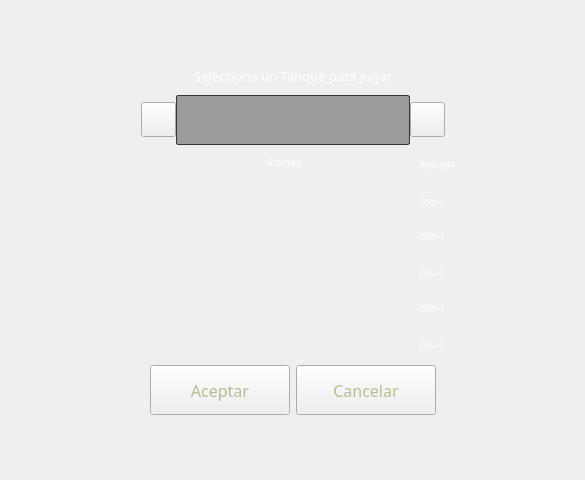
<?xml version="1.0" encoding="UTF-8"?>
<ui version="4.0">
 <class>FormTankSelector</class>
 <widget class="QWidget" name="FormTankSelector">
  <property name="geometry">
   <rect>
    <x>0</x>
    <y>0</y>
    <width>585</width>
    <height>480</height>
   </rect>
  </property>
  <property name="windowTitle">
   <string>Form</string>
  </property>
  <property name="styleSheet">
   <string notr="true">QWidget:disabled{
	color: rgb(120, 120,120);
}
QPushButton:disabled{
	border-image: url(:/stylesheet/button_disabled.png);
}
QLabel, QPushButton, QTreeView{
	color: rgb(255, 255, 255);
}
#widget{
	border-image: url(:/dialog/dialog_2.png);
}
/*PushButton*/
QPushButton{
	color: rgb(180, 188, 142);
	border-image: url(:/stylesheet/button.png);
}
QPushButton:hover, QPushButton:focus{	
	color: rgb(255, 255, 255);	
	border-image: url(:/stylesheet/button_hover.png);
}
QPushButton:pressed{
	padding-top: 2px;
	border-image: url(:/stylesheet/button_pressed.png);
}

QToolTip {
    border: 2px solid black;
    border-radius: 3px;
	color: white;
	background-color: black;
    opacity: 230;
	font: 8pt &quot;Revue BT&quot;;
}

/*Tanks preview*/
#widget_2 QPushButton{
	color:none;
	border-image: none;
	border: 2px solid rgb(100, 100, 100);
	border-radius: 2px;
	background-color: rgba(255, 255, 255, 5);
}

#widget_2 QPushButton:hover,#widget_2 QPushButton:focus{
	color:none;
	border-image: none;
	border: 2px solid rgb(200, 200, 200);
	border-radius: 2px;
	background-color: rgba(255, 255, 255, 5);
}

#widget_2 QPushButton:pressed{
	color:none;
	border-image: none;
	border: 2px solid rgb(150, 150, 150);
	border-radius: 2px;
	background-color: rgba(255, 255, 255, 10);
	padding: 0px;
}

/*Frames*/
#widget_2 {
	border: 1px solid rgb(54, 54, 54);
	border-radius: 2px;
	background-color: rgba(0, 0, 0, 90);
}

/*small buttons*/
#_pb_left,
#_pb_right {
	color: rgb(180, 188, 142);
	border-image: url(:/stylesheet/small_button.png);
}
#_pb_left:disabled,
#_pb_right:disabled {
	border-image: url(:/stylesheet/small_button_disabled.png);
}
#_pb_left:hover, #_pb_left:focus,
#_pb_right:hover, #_pb_right:focus {	
	color: rgb(255, 255, 255);	
	border-image: url(:/stylesheet/small_button_hover.png);
}
#_pb_left:pressed,
#_pb_right:pressed {
	padding-top: 2px;
	border-image: url(:/stylesheet/small_button_pressed.png);
}</string>
  </property>
  <layout class="QGridLayout" name="gridLayout">
   <item row="0" column="1">
    <spacer name="verticalSpacer_2">
     <property name="orientation">
      <enum>Qt::Vertical</enum>
     </property>
     <property name="sizeHint" stdset="0">
      <size>
       <width>20</width>
       <height>40</height>
      </size>
     </property>
    </spacer>
   </item>
   <item row="1" column="0">
    <spacer name="horizontalSpacer_7">
     <property name="orientation">
      <enum>Qt::Horizontal</enum>
     </property>
     <property name="sizeHint" stdset="0">
      <size>
       <width>40</width>
       <height>20</height>
      </size>
     </property>
    </spacer>
   </item>
   <item row="1" column="2">
    <spacer name="horizontalSpacer_8">
     <property name="orientation">
      <enum>Qt::Horizontal</enum>
     </property>
     <property name="sizeHint" stdset="0">
      <size>
       <width>40</width>
       <height>20</height>
      </size>
     </property>
    </spacer>
   </item>
   <item row="2" column="1">
    <spacer name="verticalSpacer_3">
     <property name="orientation">
      <enum>Qt::Vertical</enum>
     </property>
     <property name="sizeHint" stdset="0">
      <size>
       <width>20</width>
       <height>40</height>
      </size>
     </property>
    </spacer>
   </item>
   <item row="1" column="1">
    <widget class="QWidget" name="widget" native="true">
     <property name="minimumSize">
      <size>
       <width>460</width>
       <height>450</height>
      </size>
     </property>
     <property name="styleSheet">
      <string notr="true"/>
     </property>
     <layout class="QVBoxLayout" name="verticalLayout_2">
      <property name="spacing">
       <number>0</number>
      </property>
      <property name="leftMargin">
       <number>30</number>
      </property>
      <property name="topMargin">
       <number>42</number>
      </property>
      <property name="rightMargin">
       <number>30</number>
      </property>
      <property name="bottomMargin">
       <number>50</number>
      </property>
      <item>
       <widget class="QLabel" name="label">
        <property name="font">
         <font>
          <family>Revue BT</family>
          <pointsize>10</pointsize>
         </font>
        </property>
        <property name="text">
         <string>Selecciona un Tanque para jugar</string>
        </property>
        <property name="alignment">
         <set>Qt::AlignCenter</set>
        </property>
       </widget>
      </item>
      <item>
       <layout class="QHBoxLayout" name="horizontalLayout_7">
        <item>
         <spacer name="horizontalSpacer_5">
          <property name="orientation">
           <enum>Qt::Horizontal</enum>
          </property>
          <property name="sizeHint" stdset="0">
           <size>
            <width>40</width>
            <height>20</height>
           </size>
          </property>
         </spacer>
        </item>
        <item>
         <widget class="QPushButton" name="_pb_left">
          <property name="minimumSize">
           <size>
            <width>35</width>
            <height>35</height>
           </size>
          </property>
          <property name="maximumSize">
           <size>
            <width>35</width>
            <height>35</height>
           </size>
          </property>
          <property name="text">
           <string/>
          </property>
          <property name="icon">
           <iconset resource="../resources/resources.qrc">
            <normaloff>:/stylesheet/left.png</normaloff>:/stylesheet/left.png</iconset>
          </property>
          <property name="iconSize">
           <size>
            <width>15</width>
            <height>15</height>
           </size>
          </property>
         </widget>
        </item>
        <item>
         <widget class="QWidget" name="widget_2" native="true">
          <property name="minimumSize">
           <size>
            <width>234</width>
            <height>50</height>
           </size>
          </property>
          <property name="maximumSize">
           <size>
            <width>234</width>
            <height>50</height>
           </size>
          </property>
          <layout class="QHBoxLayout" name="horizontalLayout">
           <property name="leftMargin">
            <number>5</number>
           </property>
           <property name="topMargin">
            <number>0</number>
           </property>
           <property name="rightMargin">
            <number>5</number>
           </property>
           <property name="bottomMargin">
            <number>0</number>
           </property>
          </layout>
         </widget>
        </item>
        <item>
         <widget class="QPushButton" name="_pb_right">
          <property name="minimumSize">
           <size>
            <width>35</width>
            <height>35</height>
           </size>
          </property>
          <property name="maximumSize">
           <size>
            <width>35</width>
            <height>35</height>
           </size>
          </property>
          <property name="text">
           <string/>
          </property>
          <property name="icon">
           <iconset resource="../resources/resources.qrc">
            <normaloff>:/stylesheet/right.png</normaloff>:/stylesheet/right.png</iconset>
          </property>
          <property name="iconSize">
           <size>
            <width>15</width>
            <height>15</height>
           </size>
          </property>
         </widget>
        </item>
        <item>
         <spacer name="horizontalSpacer_6">
          <property name="orientation">
           <enum>Qt::Horizontal</enum>
          </property>
          <property name="sizeHint" stdset="0">
           <size>
            <width>40</width>
            <height>20</height>
           </size>
          </property>
         </spacer>
        </item>
       </layout>
      </item>
      <item>
       <layout class="QHBoxLayout" name="horizontalLayout_4">
        <item>
         <widget class="QWidget" name="widget_3" native="true">
          <property name="minimumSize">
           <size>
            <width>368</width>
            <height>220</height>
           </size>
          </property>
          <property name="maximumSize">
           <size>
            <width>368</width>
            <height>220</height>
           </size>
          </property>
          <widget class="QLabel" name="_l_preview_tank">
           <property name="geometry">
            <rect>
             <x>10</x>
             <y>20</y>
             <width>68</width>
             <height>68</height>
            </rect>
           </property>
           <property name="text">
            <string/>
           </property>
           <property name="scaledContents">
            <bool>true</bool>
           </property>
          </widget>
          <widget class="QLabel" name="_l_preview_skill_1">
           <property name="geometry">
            <rect>
             <x>90</x>
             <y>38</y>
             <width>48</width>
             <height>48</height>
            </rect>
           </property>
           <property name="text">
            <string/>
           </property>
           <property name="scaledContents">
            <bool>true</bool>
           </property>
          </widget>
          <widget class="QLabel" name="_l_preview_skill_2">
           <property name="geometry">
            <rect>
             <x>149</x>
             <y>38</y>
             <width>48</width>
             <height>48</height>
            </rect>
           </property>
           <property name="text">
            <string/>
           </property>
           <property name="scaledContents">
            <bool>true</bool>
           </property>
          </widget>
          <widget class="QLabel" name="_l_preview_skill_3">
           <property name="geometry">
            <rect>
             <x>208</x>
             <y>38</y>
             <width>48</width>
             <height>48</height>
            </rect>
           </property>
           <property name="text">
            <string/>
           </property>
           <property name="scaledContents">
            <bool>true</bool>
           </property>
          </widget>
          <widget class="QLabel" name="_l_name_tank">
           <property name="geometry">
            <rect>
             <x>94</x>
             <y>4</y>
             <width>161</width>
             <height>25</height>
            </rect>
           </property>
           <property name="font">
            <font>
             <family>Revue BT</family>
             <pointsize>8</pointsize>
            </font>
           </property>
           <property name="text">
            <string>Arenas</string>
           </property>
           <property name="alignment">
            <set>Qt::AlignCenter</set>
           </property>
          </widget>
          <widget class="QLabel" name="_l_foreground">
           <property name="enabled">
            <bool>true</bool>
           </property>
           <property name="geometry">
            <rect>
             <x>0</x>
             <y>0</y>
             <width>368</width>
             <height>220</height>
            </rect>
           </property>
           <property name="mouseTracking">
            <bool>true</bool>
           </property>
           <property name="text">
            <string/>
           </property>
           <property name="pixmap">
            <pixmap resource="../resources/resources.qrc">:/stylesheet/foreground_tank_selector.png</pixmap>
           </property>
          </widget>
          <widget class="QLabel" name="_l_1">
           <property name="geometry">
            <rect>
             <x>280</x>
             <y>8</y>
             <width>23</width>
             <height>23</height>
            </rect>
           </property>
           <property name="minimumSize">
            <size>
             <width>23</width>
             <height>23</height>
            </size>
           </property>
           <property name="maximumSize">
            <size>
             <width>23</width>
             <height>23</height>
            </size>
           </property>
           <property name="text">
            <string/>
           </property>
           <property name="pixmap">
            <pixmap resource="../resources/resources.qrc">:/icons/live.png</pixmap>
           </property>
           <property name="scaledContents">
            <bool>true</bool>
           </property>
          </widget>
          <widget class="QLabel" name="_l_2">
           <property name="geometry">
            <rect>
             <x>280</x>
             <y>45</y>
             <width>23</width>
             <height>23</height>
            </rect>
           </property>
           <property name="minimumSize">
            <size>
             <width>23</width>
             <height>23</height>
            </size>
           </property>
           <property name="maximumSize">
            <size>
             <width>23</width>
             <height>23</height>
            </size>
           </property>
           <property name="text">
            <string/>
           </property>
           <property name="pixmap">
            <pixmap resource="../resources/resources.qrc">:/icons/mana.png</pixmap>
           </property>
           <property name="scaledContents">
            <bool>true</bool>
           </property>
          </widget>
          <widget class="QLabel" name="_l_5">
           <property name="geometry">
            <rect>
             <x>280</x>
             <y>152</y>
             <width>23</width>
             <height>23</height>
            </rect>
           </property>
           <property name="minimumSize">
            <size>
             <width>23</width>
             <height>23</height>
            </size>
           </property>
           <property name="maximumSize">
            <size>
             <width>23</width>
             <height>23</height>
            </size>
           </property>
           <property name="text">
            <string/>
           </property>
           <property name="pixmap">
            <pixmap resource="../resources/resources.qrc">:/icons/armor.png</pixmap>
           </property>
           <property name="scaledContents">
            <bool>true</bool>
           </property>
          </widget>
          <widget class="QLabel" name="_l_6">
           <property name="geometry">
            <rect>
             <x>280</x>
             <y>188</y>
             <width>23</width>
             <height>23</height>
            </rect>
           </property>
           <property name="minimumSize">
            <size>
             <width>23</width>
             <height>23</height>
            </size>
           </property>
           <property name="maximumSize">
            <size>
             <width>23</width>
             <height>23</height>
            </size>
           </property>
           <property name="text">
            <string/>
           </property>
           <property name="pixmap">
            <pixmap resource="../resources/resources.qrc">:/icons/speed.png</pixmap>
           </property>
           <property name="scaledContents">
            <bool>true</bool>
           </property>
          </widget>
          <widget class="QLabel" name="_l_3">
           <property name="geometry">
            <rect>
             <x>280</x>
             <y>80</y>
             <width>23</width>
             <height>23</height>
            </rect>
           </property>
           <property name="minimumSize">
            <size>
             <width>23</width>
             <height>23</height>
            </size>
           </property>
           <property name="maximumSize">
            <size>
             <width>23</width>
             <height>23</height>
            </size>
           </property>
           <property name="text">
            <string/>
           </property>
           <property name="pixmap">
            <pixmap resource="../resources/resources.qrc">:/icons/live_regeneration.png</pixmap>
           </property>
           <property name="scaledContents">
            <bool>true</bool>
           </property>
          </widget>
          <widget class="QLabel" name="_l_4">
           <property name="geometry">
            <rect>
             <x>280</x>
             <y>116</y>
             <width>23</width>
             <height>23</height>
            </rect>
           </property>
           <property name="minimumSize">
            <size>
             <width>23</width>
             <height>23</height>
            </size>
           </property>
           <property name="maximumSize">
            <size>
             <width>23</width>
             <height>23</height>
            </size>
           </property>
           <property name="text">
            <string/>
           </property>
           <property name="pixmap">
            <pixmap resource="../resources/resources.qrc">:/icons/mana_regeneration.png</pixmap>
           </property>
           <property name="scaledContents">
            <bool>true</bool>
           </property>
          </widget>
          <widget class="QLabel" name="_l_live">
           <property name="geometry">
            <rect>
             <x>310</x>
             <y>12</y>
             <width>50</width>
             <height>16</height>
            </rect>
           </property>
           <property name="minimumSize">
            <size>
             <width>50</width>
             <height>16</height>
            </size>
           </property>
           <property name="maximumSize">
            <size>
             <width>44</width>
             <height>16</height>
            </size>
           </property>
           <property name="font">
            <font>
             <family>Revue BT</family>
             <pointsize>7</pointsize>
            </font>
           </property>
           <property name="text">
            <string>999+999</string>
           </property>
           <property name="alignment">
            <set>Qt::AlignLeading|Qt::AlignLeft|Qt::AlignVCenter</set>
           </property>
          </widget>
          <widget class="QLabel" name="_l_mana">
           <property name="geometry">
            <rect>
             <x>310</x>
             <y>49</y>
             <width>50</width>
             <height>16</height>
            </rect>
           </property>
           <property name="minimumSize">
            <size>
             <width>50</width>
             <height>16</height>
            </size>
           </property>
           <property name="maximumSize">
            <size>
             <width>44</width>
             <height>16</height>
            </size>
           </property>
           <property name="font">
            <font>
             <family>Revue BT</family>
             <pointsize>7</pointsize>
            </font>
           </property>
           <property name="text">
            <string>200+1</string>
           </property>
           <property name="alignment">
            <set>Qt::AlignLeading|Qt::AlignLeft|Qt::AlignVCenter</set>
           </property>
          </widget>
          <widget class="QLabel" name="_l_live_regeneration">
           <property name="geometry">
            <rect>
             <x>310</x>
             <y>83</y>
             <width>50</width>
             <height>16</height>
            </rect>
           </property>
           <property name="minimumSize">
            <size>
             <width>50</width>
             <height>16</height>
            </size>
           </property>
           <property name="maximumSize">
            <size>
             <width>44</width>
             <height>16</height>
            </size>
           </property>
           <property name="font">
            <font>
             <family>Revue BT</family>
             <pointsize>7</pointsize>
            </font>
           </property>
           <property name="text">
            <string>200+1</string>
           </property>
           <property name="alignment">
            <set>Qt::AlignLeading|Qt::AlignLeft|Qt::AlignVCenter</set>
           </property>
          </widget>
          <widget class="QLabel" name="_l_mana_regeneration">
           <property name="geometry">
            <rect>
             <x>310</x>
             <y>120</y>
             <width>50</width>
             <height>16</height>
            </rect>
           </property>
           <property name="minimumSize">
            <size>
             <width>50</width>
             <height>16</height>
            </size>
           </property>
           <property name="maximumSize">
            <size>
             <width>44</width>
             <height>16</height>
            </size>
           </property>
           <property name="font">
            <font>
             <family>Revue BT</family>
             <pointsize>7</pointsize>
            </font>
           </property>
           <property name="text">
            <string>200+1</string>
           </property>
           <property name="alignment">
            <set>Qt::AlignLeading|Qt::AlignLeft|Qt::AlignVCenter</set>
           </property>
          </widget>
          <widget class="QLabel" name="_l_armor">
           <property name="geometry">
            <rect>
             <x>310</x>
             <y>155</y>
             <width>50</width>
             <height>16</height>
            </rect>
           </property>
           <property name="minimumSize">
            <size>
             <width>50</width>
             <height>16</height>
            </size>
           </property>
           <property name="maximumSize">
            <size>
             <width>44</width>
             <height>16</height>
            </size>
           </property>
           <property name="font">
            <font>
             <family>Revue BT</family>
             <pointsize>7</pointsize>
            </font>
           </property>
           <property name="text">
            <string>200+1</string>
           </property>
           <property name="alignment">
            <set>Qt::AlignLeading|Qt::AlignLeft|Qt::AlignVCenter</set>
           </property>
          </widget>
          <widget class="QLabel" name="_l_speed">
           <property name="geometry">
            <rect>
             <x>310</x>
             <y>192</y>
             <width>50</width>
             <height>16</height>
            </rect>
           </property>
           <property name="minimumSize">
            <size>
             <width>50</width>
             <height>16</height>
            </size>
           </property>
           <property name="maximumSize">
            <size>
             <width>44</width>
             <height>16</height>
            </size>
           </property>
           <property name="font">
            <font>
             <family>Revue BT</family>
             <pointsize>7</pointsize>
            </font>
           </property>
           <property name="text">
            <string>200+1</string>
           </property>
           <property name="alignment">
            <set>Qt::AlignLeading|Qt::AlignLeft|Qt::AlignVCenter</set>
           </property>
          </widget>
          <widget class="QLabel" name="_l_background">
           <property name="enabled">
            <bool>true</bool>
           </property>
           <property name="geometry">
            <rect>
             <x>0</x>
             <y>0</y>
             <width>368</width>
             <height>220</height>
            </rect>
           </property>
           <property name="text">
            <string/>
           </property>
           <property name="pixmap">
            <pixmap resource="../resources/resources.qrc">:/stylesheet/background_tank_selector.png</pixmap>
           </property>
          </widget>
          <widget class="QLabel" name="_l_information">
           <property name="geometry">
            <rect>
             <x>19</x>
             <y>100</y>
             <width>241</width>
             <height>111</height>
            </rect>
           </property>
           <property name="font">
            <font>
             <family>Revue BT</family>
             <pointsize>7</pointsize>
            </font>
           </property>
           <property name="styleSheet">
            <string notr="true">padding-top: 2px;
padding-left: 2px;
padding-right: 2px;</string>
           </property>
           <property name="text">
            <string/>
           </property>
           <property name="alignment">
            <set>Qt::AlignLeading|Qt::AlignLeft|Qt::AlignTop</set>
           </property>
           <property name="wordWrap">
            <bool>true</bool>
           </property>
          </widget>
          <widget class="QLabel" name="_l_foreground_skill_3">
           <property name="geometry">
            <rect>
             <x>209</x>
             <y>39</y>
             <width>48</width>
             <height>48</height>
            </rect>
           </property>
           <property name="mouseTracking">
            <bool>true</bool>
           </property>
           <property name="text">
            <string/>
           </property>
           <property name="scaledContents">
            <bool>true</bool>
           </property>
          </widget>
          <widget class="QLabel" name="_l_foreground_skill_2">
           <property name="geometry">
            <rect>
             <x>150</x>
             <y>39</y>
             <width>48</width>
             <height>48</height>
            </rect>
           </property>
           <property name="mouseTracking">
            <bool>true</bool>
           </property>
           <property name="text">
            <string/>
           </property>
           <property name="scaledContents">
            <bool>true</bool>
           </property>
          </widget>
          <widget class="QLabel" name="_l_foreground_skill_1">
           <property name="geometry">
            <rect>
             <x>91</x>
             <y>39</y>
             <width>48</width>
             <height>48</height>
            </rect>
           </property>
           <property name="mouseTracking">
            <bool>true</bool>
           </property>
           <property name="text">
            <string/>
           </property>
           <property name="scaledContents">
            <bool>true</bool>
           </property>
          </widget>
          <zorder>_l_background</zorder>
          <zorder>_l_information</zorder>
          <zorder>_l_preview_tank</zorder>
          <zorder>_l_preview_skill_2</zorder>
          <zorder>_l_preview_skill_3</zorder>
          <zorder>_l_name_tank</zorder>
          <zorder>_l_1</zorder>
          <zorder>_l_2</zorder>
          <zorder>_l_5</zorder>
          <zorder>_l_6</zorder>
          <zorder>_l_3</zorder>
          <zorder>_l_4</zorder>
          <zorder>_l_live</zorder>
          <zorder>_l_mana</zorder>
          <zorder>_l_live_regeneration</zorder>
          <zorder>_l_mana_regeneration</zorder>
          <zorder>_l_armor</zorder>
          <zorder>_l_speed</zorder>
          <zorder>_l_preview_skill_1</zorder>
          <zorder>_l_foreground</zorder>
          <zorder>_l_foreground_skill_3</zorder>
          <zorder>_l_foreground_skill_2</zorder>
          <zorder>_l_foreground_skill_1</zorder>
         </widget>
        </item>
       </layout>
      </item>
      <item>
       <layout class="QHBoxLayout" name="horizontalLayout_2">
        <property name="spacing">
         <number>6</number>
        </property>
        <item>
         <spacer name="horizontalSpacer_3">
          <property name="orientation">
           <enum>Qt::Horizontal</enum>
          </property>
          <property name="sizeHint" stdset="0">
           <size>
            <width>40</width>
            <height>20</height>
           </size>
          </property>
         </spacer>
        </item>
        <item>
         <widget class="QPushButton" name="_pb_accept">
          <property name="enabled">
           <bool>true</bool>
          </property>
          <property name="minimumSize">
           <size>
            <width>140</width>
            <height>50</height>
           </size>
          </property>
          <property name="maximumSize">
           <size>
            <width>140</width>
            <height>50</height>
           </size>
          </property>
          <property name="font">
           <font>
            <family>Revue BT</family>
            <pointsize>12</pointsize>
           </font>
          </property>
          <property name="text">
           <string>Aceptar</string>
          </property>
          <property name="shortcut">
           <string>Return</string>
          </property>
         </widget>
        </item>
        <item>
         <widget class="QPushButton" name="_pb_cancel">
          <property name="minimumSize">
           <size>
            <width>140</width>
            <height>50</height>
           </size>
          </property>
          <property name="maximumSize">
           <size>
            <width>140</width>
            <height>50</height>
           </size>
          </property>
          <property name="font">
           <font>
            <family>Revue BT</family>
            <pointsize>12</pointsize>
           </font>
          </property>
          <property name="text">
           <string>Cancelar</string>
          </property>
          <property name="shortcut">
           <string>Esc</string>
          </property>
         </widget>
        </item>
        <item>
         <spacer name="horizontalSpacer_4">
          <property name="orientation">
           <enum>Qt::Horizontal</enum>
          </property>
          <property name="sizeHint" stdset="0">
           <size>
            <width>40</width>
            <height>20</height>
           </size>
          </property>
         </spacer>
        </item>
       </layout>
      </item>
     </layout>
    </widget>
   </item>
  </layout>
 </widget>
 <resources>
  <include location="../resources/resources.qrc"/>
 </resources>
 <connections/>
</ui>
